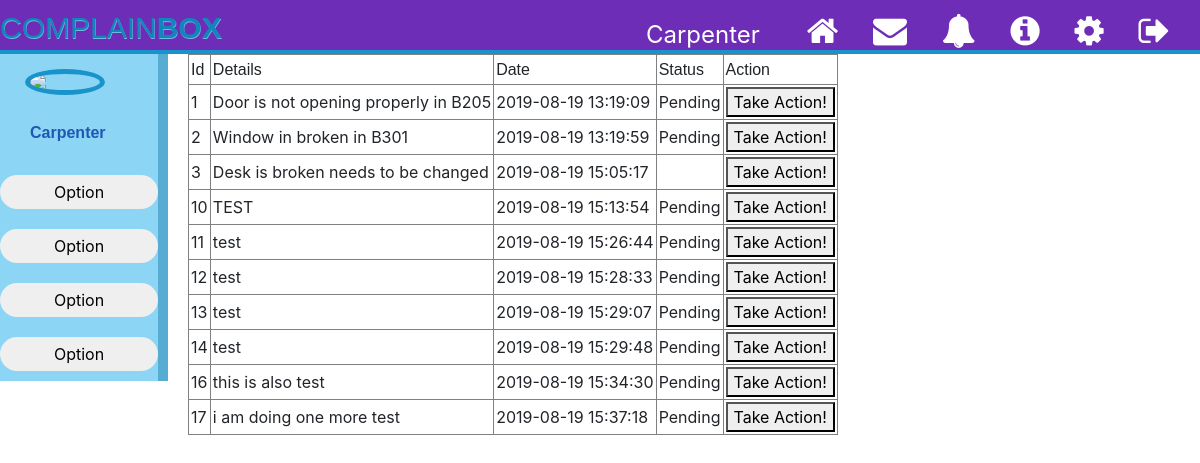
/depthome.php (signed in), run on an earlier commit of the app's database.
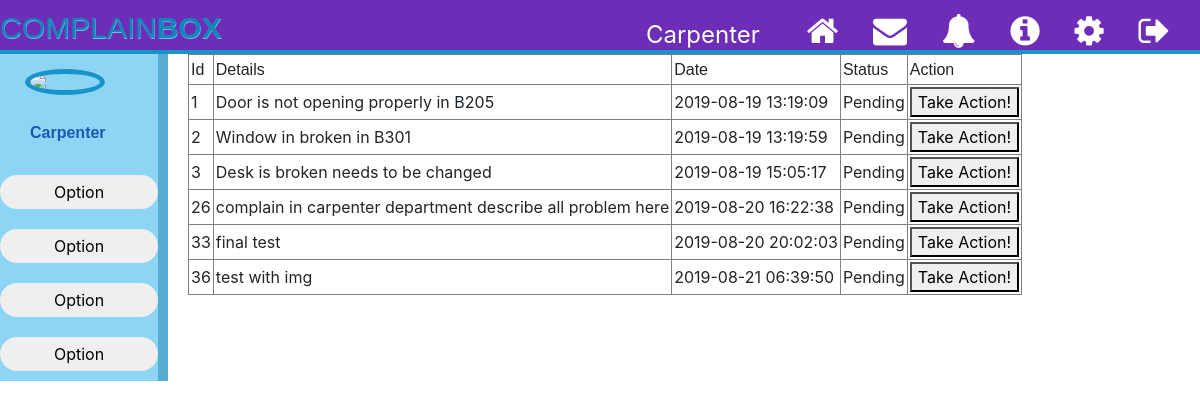
And on a later commit of the database.
### tables this page shows
CREATE TABLE `complain` (
  `id` int(11) NOT NULL,
  `description` varchar(10000) DEFAULT NULL,
  `complainimg` varchar(100) NOT NULL,
  `Departmentname` varchar(50) DEFAULT NULL,
  `complaindate` timestamp NULL DEFAULT CURRENT_TIMESTAMP,
  `status` varchar(30) DEFAULT NULL,
  `complainant` varchar(50) NOT NULL,
  `complainantmail` varchar(50) NOT NULL
);

### depthome.php (the view, shortened to what this page needs)
<!DOCTYPE html>
<html>
<head>
	<link rel="stylesheet" type="text/css" href="assets/css/style.css">
	<link rel="stylesheet" href="https://cdnjs.cloudflare.com/ajax/libs/font-awesome/4.7.0/css/font-awesome.min.css">
	<link rel="stylesheet" type="text/css" href="https://stackpath.bootstrapcdn.com/bootstrap/4.3.1/css/bootstrap.min.css">
</head>
<body>
	<div class="top_bar">
		<div class="logo">
			<a href="index.php">COMPLAIN<strong>BOX</strong></a>
		</div>
		<nav>
			<a href='' class="login_name">
				<?php echo $_SESSION['name'];  ?>
			</a>
			<a href="#">
				<i class="fa fa-home fa-2x"></i>
			</a>
			<a href="#">
				<i class="fa fa-envelope fa-2x"></i>
			</a>
			<a href="#">
				<i class="fa fa-bell fa-2x"></i>
			</a>
			<a href="#">
				<i class="fa fa-info-circle fa-2x"></i>
			</a>
			<a href="./logout.php">
				<i class="fa fa-cog fa-2x"></i>
			</a>
			<a href="#">
				<i class="fa fa-sign-out fa-2x"></i>
			</a>
		</nav>
	</div>
<div class="profile_left">
 		<img src="<?php  echo $_SESSION['imgurl'];  ?>">
 		<div class="profile_info">
	 		<strong class="my_name"><?php  echo $_SESSION['name'];  ?></strong>
	 		<div class="profile_buttons">
	 			<button class="profile_complain_button">Option</button>
	 			<button class="profile_complain_button">Option</button>
	 			<button class="profile_complain_button">Option</button>
	 			<button class="profile_complain_button">Option</button>
	 		</div>
	 	</div>
	 	</div>
   <?php
	$mysqli = new mysqli("localhost", "root", "", "complainbox");
	$sql = "SELECT id,description,complaindate,status FROM complain WHERE Departmentname='".$_SESSION['name']."'";
	$result=mysqli_query($mysqli,$sql);
	echo '<table border="1" cellspacing="2" cellpadding="2">
		  <tr>
			  <td> <font face="Arial">Id</font> </td>
			  <td> <font face="Arial">Details</font> </td>
			  <td> <font face="Arial">Date</font> </td>
			  <td> <font face="Arial">Status</font> </td>
			  <td> <font face="Arial">Action</font> </td>
		  </tr>';
	while($row = mysqli_fetch_array($result)){
		echo "<tr><td>".$row['id']."</td>";
		echo "<td>". $row['description']."</td>";
		echo "<td>".$row['complaindate']."</td>";
		echo "<td>".$row['status']."</td>";
		echo '<td><button type="button" onclick="#">Take Action!</button></td></tr>';
	}
?>
</body>
</html>

### assets/css/style.css (style rules this page uses)
body { height: 100%; width: 100%; margin: 0; line-height: 17px; background-color: #E6EAE8; }
.top_bar { width: 100%; min-width: 1050px; height: 54px; background-color: #6d2db7; border-bottom: 0.25em solid #1894ca; margin:0 10px 0 0; display: inline-flex; }
.logo a { font-family: 'Bellota-LightItalic', sans-serif; left-margin: 10px; text-shadow: #73B6E2 0.5px 0.5px 0px; color: #1086BA; top: 5px; position: relative; font-size: 30px; text-decoration: none; }
.login_name { font-size: 24px; margin: 14px 10px 20px 10px; text-decoration: none; }
nav { position: absolute; margin: 14px 10px 18px 10px; float: right; right: 5px; }
nav a { position: relative; color: #fff; font-size: 17px; padding: 15px; }
.profile_left { float: left; max-width: 240px; min-width: 130px; width: 14%; height: -webkit-fill-available; background-color: #8dd5f5; top: -10px; position: relative; border-right: 10px solid #56acd2; margin-right: 20px; color: #cbfae8; z-index: -1;s }
.profile_left img { border: 5px solid #1894ca; margin: 25px; min-width: 80px; width: 55%; border-radius: 100%; }
.my_name { margin: 5px 30px; color: #1f58b1; font-family: 'Bellota-LightItalic', sans-serif; font-weight: bold; }
.profile_complain_button { border-radius: 25px; padding: 0; margin: 10px 0px 10px 0px; width: 100%; left: -10px; height: 34px; border: none; }
.profile_buttons { margin-top: 20px; }
button { font-size: 20px; }

What changed in the data, as far as the page shows it:
removed complain: id "10", description "TEST", complaindate "2019-08-19 15:13:54", status "Pending"
removed complain: id "11", description "test", complaindate "2019-08-19 15:26:44", status "Pending"
removed complain: id "12", description "test", complaindate "2019-08-19 15:28:33", status "Pending"
removed complain: id "13", description "test", complaindate "2019-08-19 15:29:07", status "Pending"
removed complain: id "14", description "test", complaindate "2019-08-19 15:29:48", status "Pending"
removed complain: id "16", description "this is also test", complaindate "2019-08-19 15:34:30", status "Pending"
removed complain: id "17", description "i am doing one more test", complaindate "2019-08-19 15:37:18", status "Pending"
changed complain "Desk is broken needs to be changed": status (not shown) → "Pending"
added complain: id "26", description "complain in carpenter department describe all problem here", complaindate "2019-08-20 16:22:38", status "Pending"
added complain: id "33", description "final test", complaindate "2019-08-20 20:02:03", status "Pending"
added complain: id "36", description "test with img", complaindate "2019-08-21 06:39:50", status "Pending"
